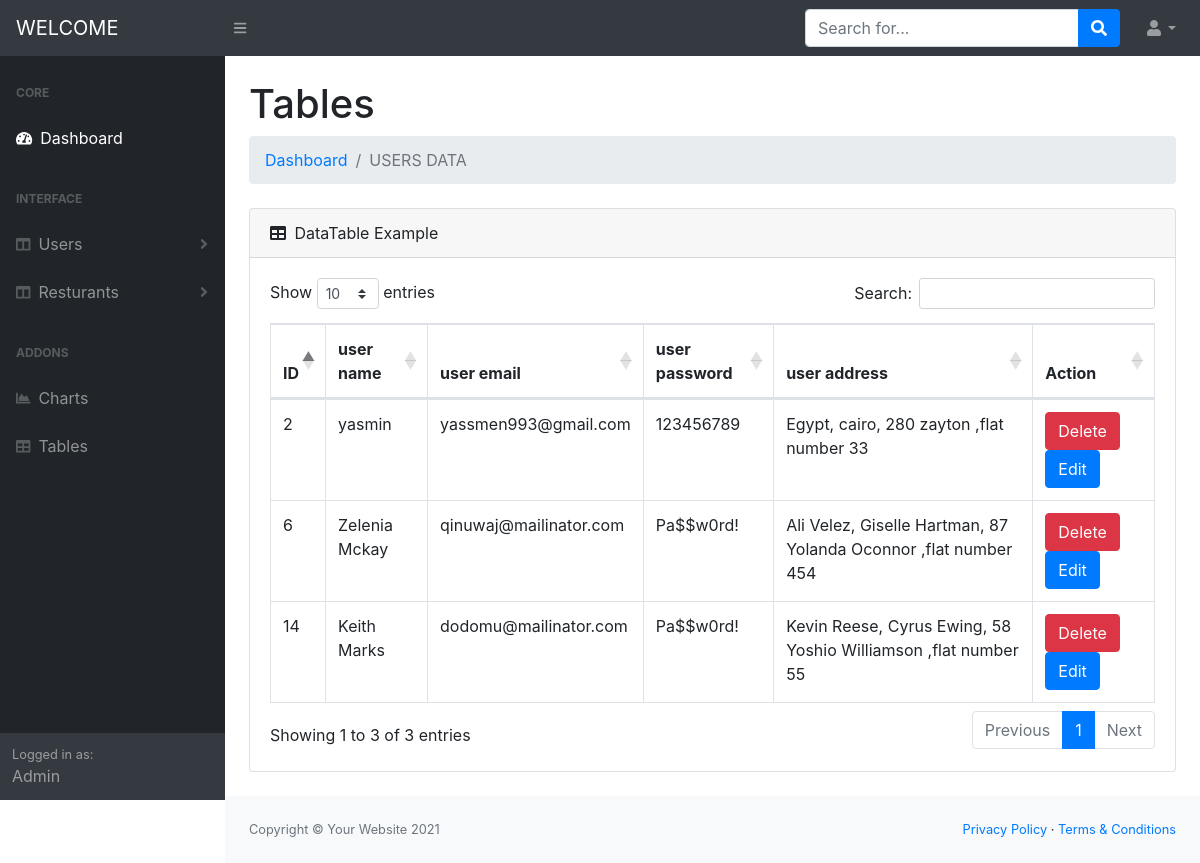
Screenshot of /task2_dashboard/admin/CRUD_USER_MODULE/view_user.php with the database file from the repository.
### tables this page shows
CREATE TABLE `user` (
  `user_id` int(11) NOT NULL,
  `user_name` varchar(100) NOT NULL,
  `user_email` varchar(100) NOT NULL,
  `user_password` varchar(100) NOT NULL,
  `address_id` int(11) DEFAULT NULL
);

CREATE TABLE `user_address` (
  `address_id` int(11) NOT NULL,
  `country` varchar(100) NOT NULL,
  `governorate` varchar(100) NOT NULL,
  `street` varchar(100) NOT NULL,
  `building_no` int(11) NOT NULL,
  `flat_no` int(11) NOT NULL
);

### task2_dashboard/admin/CRUD_USER_MODULE/view_user.php (the view, shortened to what this page needs)
<?php
  include '../helpers/db.php';
  $sql = "select user.* , user_address.* from user inner join user_address on user.address_id=user_address.address_id    ";
  $op  = mysqli_query($con,$sql);
  include '../header.php';
?>
  <body class="sb-nav-fixed">
<?php
    include '../nav.php';
?>
        <div id="layoutSidenav">
<?php
    include '../sidNav.php';
?>
<div id="layoutSidenav_content">
                <main>
                    <div class="container-fluid">
                        <h1 class="mt-4">Tables</h1>
                        <ol class="breadcrumb mb-4">
                        <?php
                        if(isset($_SESSION['message'])){
                           foreach($_SESSION['message'] as $key =>  $dataa){
                            echo '* '.$key.' : '.$dataa.'<br>';
                           }
                             unset($_SESSION['message']);
                         }else{
                    ?>
                            <li class="breadcrumb-item"><a href="index.html">Dashboard</a></li>
                            <li class="breadcrumb-item active">USERS DATA </li>
                    <?php } ?>
                        </ol>
                        <div class="card mb-4">
                            <div class="card-header">
                                <i class="fas fa-table mr-1"></i>
                                DataTable Example
                            </div>
                            <div class="card-body">
                                <div class="table-responsive">
                                    <table class="table table-bordered" id="dataTable" width="100%" cellspacing="0">
                                        <thead>
                                            <tr>
                                                <th>ID</th>
                                                <th>user name</th>
                                                <th>user email</th>
                                                <th>user password</th>
                                                <th>user address</th>
                                                <th>Action</th>
                                            </tr>
                                        </thead>
                                        <tbody>
                             <?php
                                while($data = mysqli_fetch_assoc($op)){
                             ?>
                                        <tr>
                                        <td> <?php echo $data['user_id'];?></td>
                                        <td> <?php echo $data['user_name'];?></td>
                                        <td> <?php echo $data['user_email'];?></td>
                                        <td> <?php echo $data['user_password'];?></td>
                                            <?php
                                            $address="";
                                            $address .=$data['country'] .', '.$data['governorate'] .', '.$data['building_no'] .' '.$data['street'] .' ,flat number '.$data['flat_no'] ;
                                            ?>
                                        <td> <?php echo $address?></td>
                                        <td>
                                        <a href='delete_user.php?id=<?php echo $data['address_id'];?>' class='btn btn-danger m-r-1em'>Delete</a>
                                        <a href='edit_user.php?id=<?php echo $data['user_id'];?>' class='btn btn-primary m-r-1em'>Edit</a>
                                        </td>
                                        </tr>
                            <?php } ?>
                                        </tbody>
                                    </table>
                                </div>
                            </div>
                        </div>
                    </div>
                </main>
<?php
    include '../footer.php';
?>

### rows the page displays
user: user_id "2", user_name "yasmin", user_email "yassmen993@gmail.com", user_password "123456789", address.flat_no "Egypt, cairo, 280 zayton ,flat number 33"
user: user_id "6", user_name "Zelenia Mckay", user_email "qinuwaj@mailinator.com", user_password "Pa$$w0rd!", address.flat_no "Ali Velez, Giselle Hartman, 87 Yolanda Oconnor ,flat number 454"
user: user_id "14", user_name "Keith Marks", user_email "dodomu@mailinator.com", user_password "Pa$$w0rd!", address.flat_no "Kevin Reese, Cyrus Ewing, 58 Yoshio Williamson ,flat number 55"
